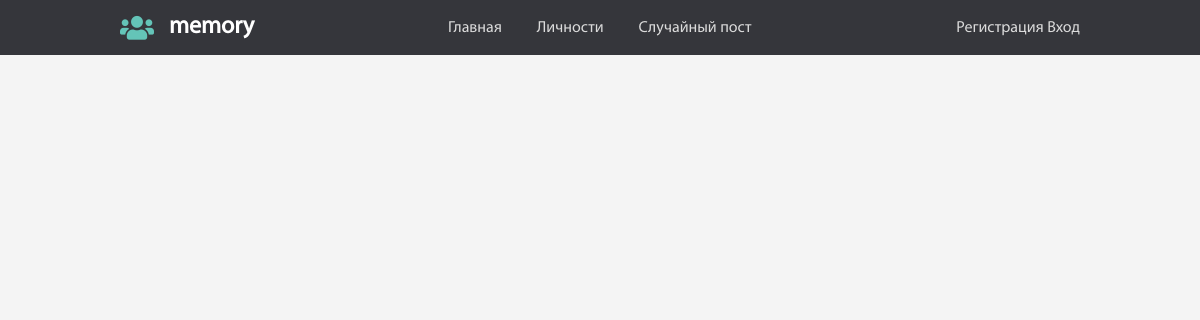
/persons_list/, run on an earlier commit of the app's database.
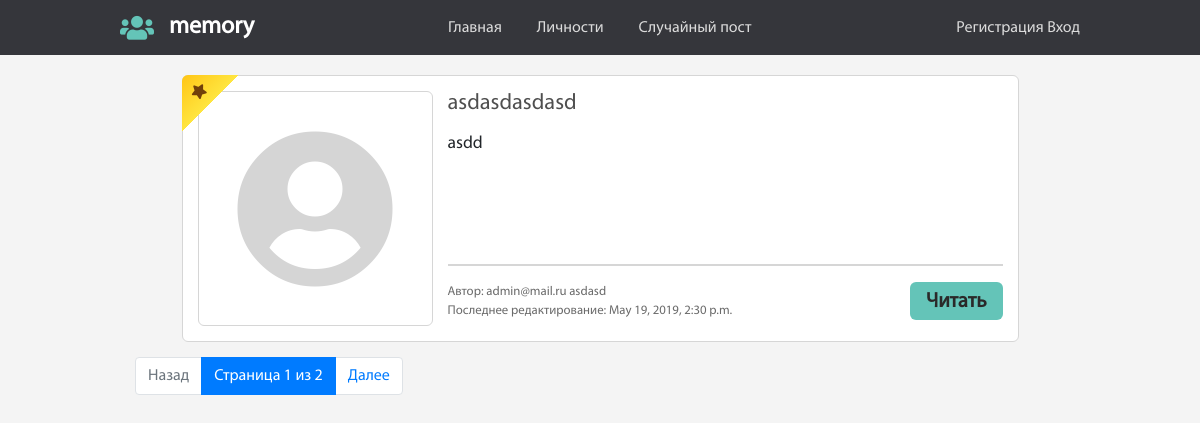
And on a later commit of the database.
### mysite/models.py (models this page shows, shortened)
class Post(models.Model):
    email = models.EmailField(verbose_name="email", db_index=True, blank=True)
    name = models.ForeignKey(User, on_delete=models.CASCADE, verbose_name="Имя", db_index=True, blank=True)
    second_name = models.CharField(verbose_name="Фамилия", max_length=150, db_index=True, blank=True)
    title = models.CharField(verbose_name="Заголовок", max_length=500, blank=True)
    preview = models.CharField(verbose_name= "Тизер", max_length=500, blank=True, db_index=True)
    text_post = MarkdownxField(verbose_name= "Текст поста", blank=True, db_index=True)
    CHOICE_TO_STAR = (
        (True, 'Пост известной личности'),
        (False, 'Пост обычного пользователя'),
    )
    star = models.BooleanField(verbose_name="Настройка поста", choices=CHOICE_TO_STAR, default=False)
    date_pub = models.DateTimeField(verbose_name="Дата публикации", auto_now_add=True)
    date_modified = models.DateTimeField(verbose_name="Последнее изменение", auto_now=True)
    pictures = models.CharField(verbose_name="Ссылка на картинку", max_length=500, blank=True)
    class Meta:
        ordering = ["-date_modified"]
    def get_preview(self):
        if not self.preview:
            return markdownify(self.text_post[:501]+"...")
        else:
            return self.preview
    def __str__(self):
        return self.title

### mysite/views.py (the view)
# urls.py: url(r'^persons_list/$', v.persons_list, name='persons_list'),
def persons_list(request):
    all_posts = Post.objects.filter(star__exact="True")
    paginator = Paginator(all_posts, 1)
    page = request.GET.get('page')
    try:
        all_posts = paginator.page(page)
    except PageNotAnInteger:
        all_posts = paginator.page(1)
    except EmptyPage:
        all_posts = paginator.page(paginator.num_pages)
    return render(request, 'mysite/persons_list.html', context={'all_posts': all_posts, 'page': page})

### mysite/templates/mysite/persons_list.html (shortened to what this page needs)
{% extends 'mysite/base_page.html' %}
{% load staticfiles %}
{% block css %}
  <link rel="stylesheet" href="{% static 'css/post.css' %}">
{% endblock %}
{% block content %}
{% for post in all_posts %}
  {% include "./post.html" %}
{% endfor %}
{% if all_posts.paginator.num_pages != 1 %}
  <nav class="pagination__wrap">
    <ul class="pagination">
      {% if all_posts.has_previous %}
        <li class="page-item"><a class="page-link" href="?page=1">Далее</a></li>
      {% else %}
        <li class="page-item disabled"><a class="page-link">Назад</a></li>
      {% endif %}
      <li class="page-item active" aria-current="page">
        <span class="page-link">
          Страница {{ all_posts.number }} из {{ all_posts.paginator.num_pages }}
        </span>
      </li>
      {% if all_posts.has_next %}
        <li class="page-item">
          <a class="page-link" href="?page={{ all_posts.next_page_number }}">Далее</a>
        </li>
      {% else %}
        <li class="page-item disabled"><a class="page-link">Далее</a></li>
      {% endif %}
    </ul>
  </nav>
{% endif %}
{% endblock %}

### mysite/templates/mysite/post.html (shortened to what this page needs)
{% load staticfiles %}
{% block css %}
  <link rel="stylesheet" href="{% static 'css/post.css' %}">
{% endblock %}
<aside class="post">
  {% if post.star%}
  <div class="markstar">
    <i class="fas fa-star"></i>
  </div>
  {% endif %}
  <section class="post__img">
    <i class="fas fa-user-circle"></i>
  </section>
  <section class="post__info">
    <h3>{{ post }}</h3>
    <p class="post__prev">{{ post.get_preview }}</p>
    <hr>
    <div class="post__nav">
      <div class="post__addition">
        <span>Автор: {{post.name}} {{post.second_name}}</span></br>
        <span>Последнее редактирование: {{ post.date_modified }}</span>
      </div>
      <a class="btnn" href="{% url 'post_detail' post.id%}">Читать</a>
    </div>
  </section>
</aside>

What changed in the data, as far as the page shows it:
now on this page (row edited): Post: star True (drawn), title "asdasdasdasd", get_preview "asdd", name "admin@mail.ru", second_name "asdasd", date_modified "May 19, 2019, 2:30 p.m."
Also different on the page:
{{ all_posts.number }}: (not shown) → "1"
{{ all_posts.paginator.num_pages }}: (not shown) → "2"
text now shown: "Назад Страница из Далее"
